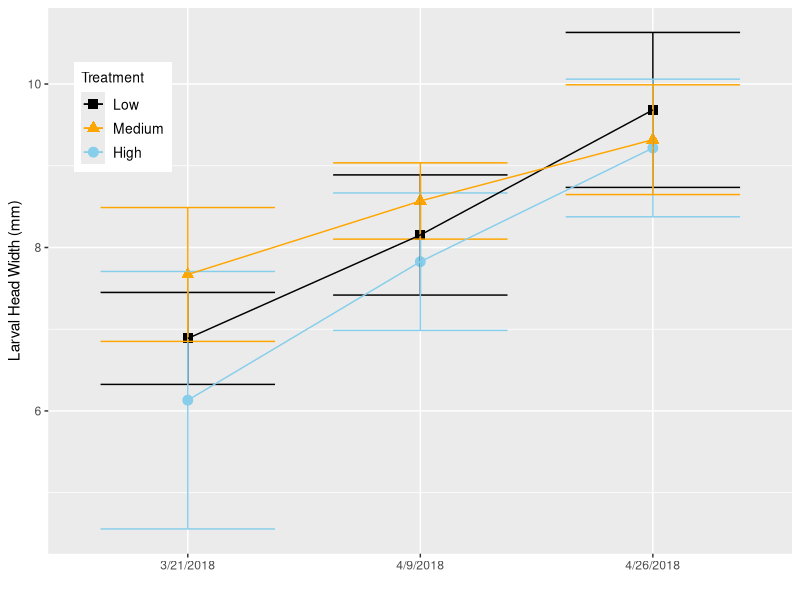
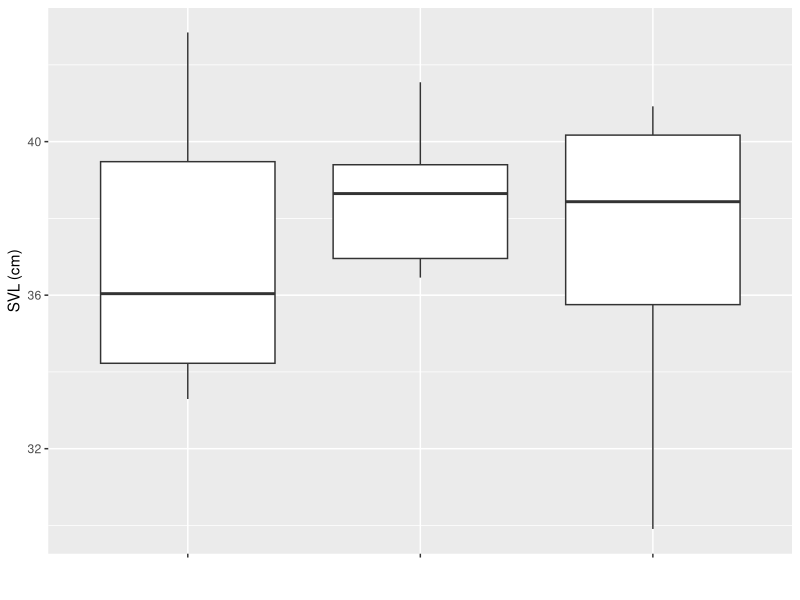
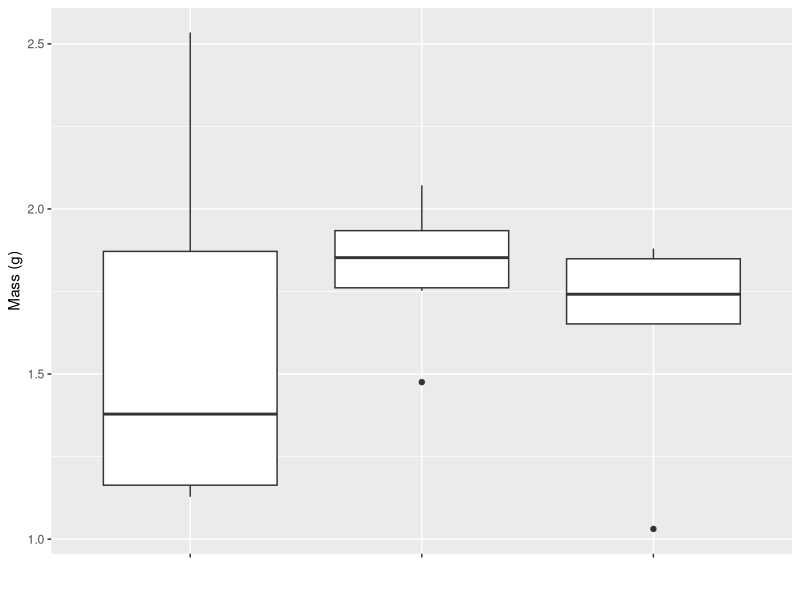
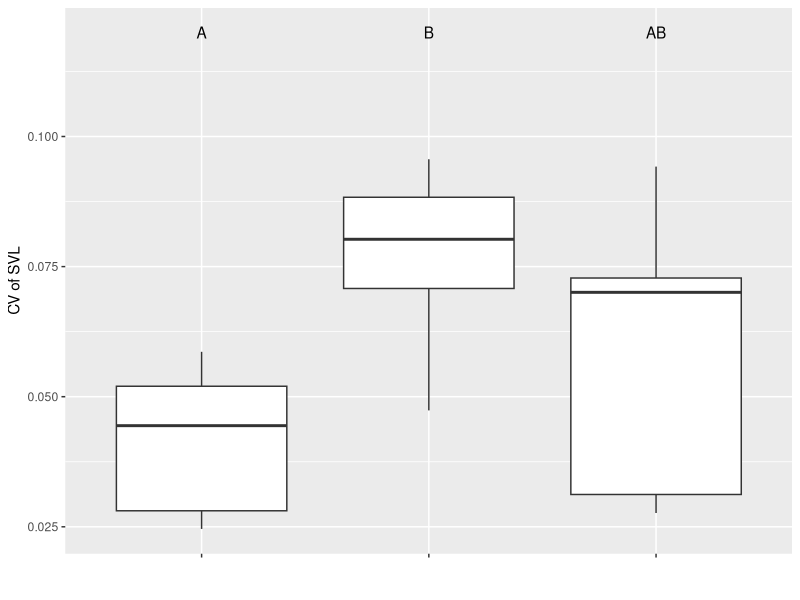
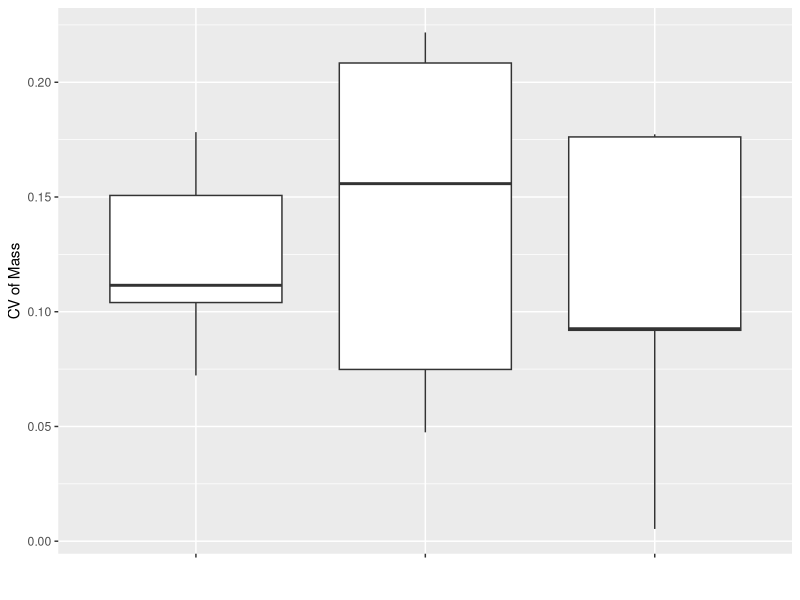
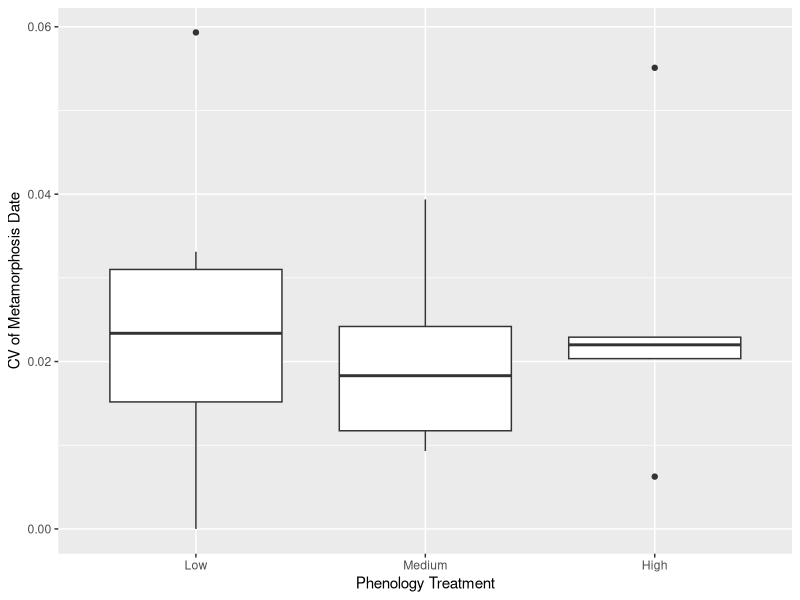
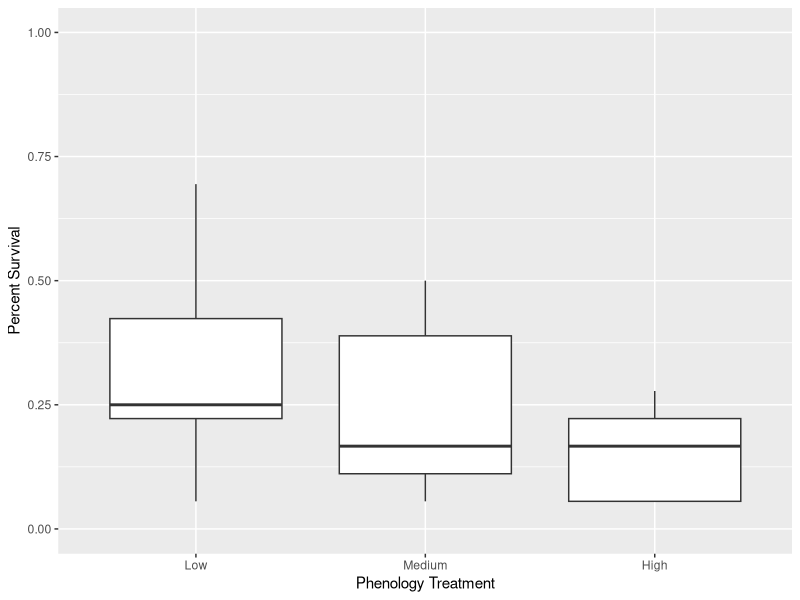
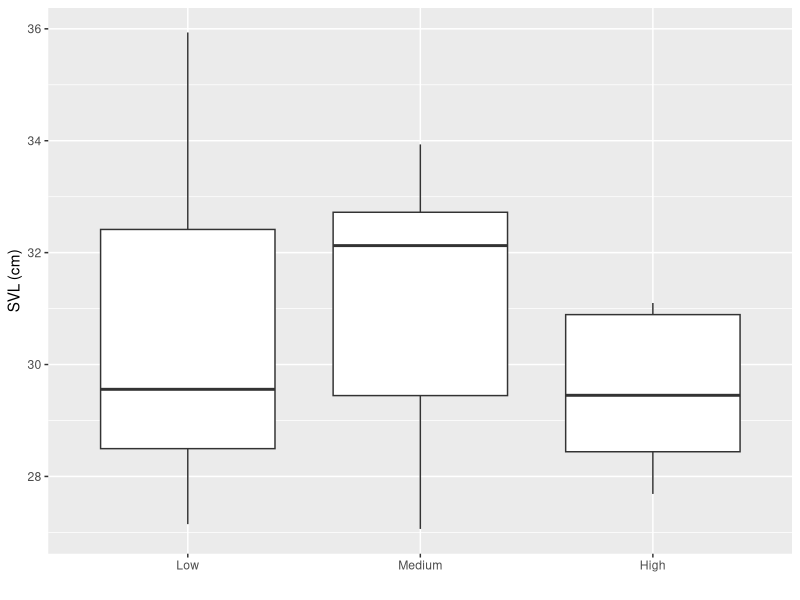

Recreate these plots in R, in order. (Note: this script raises an error after producing the figures.)
###Phenological Variation in Ringed Salamanders###

#set working directory
setwd("C:/Users/Tom/Documents/GitRepos/AnnulatumPhenologicalVariation/")

#clear workspace
rm(list=ls())

#load necessary packages
library(dplyr)
library(tidyr)
library(ggplot2)
library(car)
library(vegan)
library(cowplot)
library(nlme)
library(emmeans)
library(lme4)

#Make function to change dates
extrdate<-function(dat,name){
  dat$Year<-as.numeric(format(as.Date(as.character(dat[,name]),"%m/%d/%Y"),"%Y"))
  dat$Month<-as.numeric(format(as.Date(as.character(dat[,name]),"%m/%d/%Y"),"%m"))
  dat$Day<-as.numeric(format(as.Date(as.character(dat[,name]),"%m/%d/%Y"),"%d"))
  dat$Jdate<-as.numeric(format(as.Date(as.character(dat[,name]),"%m/%d/%Y"),"%j"))
  return(dat)
}

#load data
meta_size<-read.csv("Data/metamorph_size.csv",na.strings = c("-"))
larv_size <- read.csv("Data/larval_size.csv")
tank_key<-read.csv("Data/tank_key.csv",na.strings = c("-"))
larv_surv<-read.csv("Data/larval_survival.csv",na.strings = c("-"))
chla<-read.csv("Data/chla.csv")
zoop<-read.csv("Data/zooplankton.csv")

#Combine and extract relevant
meta_size<-merge(meta_size,tank_key,all=T,by="Tank")
larv_surv<-merge(larv_surv,tank_key,by="Tank")
chla<-merge(chla,tank_key,by.x="Sample",by.y="Tank")

#extract month, day, year information and add Julian date column
meta_size<-extrdate(meta_size,name="Date")
larv_size<-extrdate(larv_size,name="Date")
larv_surv<-extrdate(larv_surv,name="Date")
chla<-extrdate(chla,name="DateCollected")
zoop<-extrdate(zoop,name="Date_Sampled")

#Attach larval counts at end of experiment to rest of data to calculate survival
meta_size<-bind_rows(meta_size,larv_surv)

#Calculate quantity of metamorphs 
meta_size$Quantity<-ifelse(is.na(meta_size$Quantity),1,meta_size$Quantity)

# Annulatum Larval Results ------------------------------------------------

#Take the average, sd and cv of each tank for larval size
larvdat<-larv_size%>%
  group_by(Tank,Treatment,Jdate,Date)%>%
  summarise(meanHW=mean(HW,na.rm=T),sdHW=sd(HW,na.rm=T),cvHW=sdHW/meanHW)

#take the treatment average, sd of each quantity above to plot means +/- SD
larv_plotdat<-larvdat%>%
  group_by(Treatment,Jdate,Date)%>%
  summarise(mean_mean=mean(meanHW,na.rm=T),mean_sd=mean(sdHW,na.rm=T),mean_cv=mean(cvHW,na.rm=T),
            sd_mean=sd(meanHW,na.rm=T),sd_sd=sd(sdHW,na.rm=T),sd_cv=sd(cvHW,na.rm=T))

#generate error bars for both mean and CV of head width
lim.mean<-aes(ymax=larv_plotdat$mean_mean+larv_plotdat$sd_mean,ymin=larv_plotdat$mean_mean-larv_plotdat$sd_mean)
lim.cv<-aes(ymax=larv_plotdat$mean_cv+larv_plotdat$sd_cv,ymin=larv_plotdat$mean_cv-larv_plotdat$sd_cv)

#Plot mean larval head width
mean.pl<-ggplot(larv_plotdat,aes(Date,mean_mean,shape=Treatment,group=Treatment,color=Treatment,shape=Treatment))+
  geom_point(size=3)+geom_errorbar(lim.mean,width=0.75)+
  geom_line()+labs(y="Larval Head Width (mm)",x="")+
  scale_x_discrete(limits=c("3/21/2018","4/9/2018","4/26/2018"))+
  scale_color_manual(values=c("black","orange","skyblue"),breaks=c("one_date","three_dates","six_dates"),labels=c("Low","Medium","High"))+
  theme(legend.position=c(0.1,0.8),legend.text=element_text(size=10),legend.title=element_text(size=10))+
  scale_shape_manual(values=c(15,17,19),breaks=c("one_date","three_dates","six_dates"),labels=c("Low","Medium","High"))
mean.pl

#Plot CV of larval head width
cv.pl<-ggplot(larv_plotdat,aes(Date,mean_cv,shape=Treatment,group=Treatment,color=Treatment))+
  geom_point(size=3)+
  geom_errorbar(lim.cv,width=0.75)+
  geom_line()+
  scale_x_discrete(limits=c("3/21/2018","4/9/2018","4/26/2018"))+
  labs(y="CV of Larval HW",x="Julian Date")+
  theme(legend.position = "none")+
  scale_color_manual(values=c("black","orange","skyblue"))+
  scale_shape_manual(values=c(15,17,19),breaks=c("one_date","three_dates","six_dates"),labels=c("Low","Medium","High"))

#save plot as .tiff file
tiff("Results/Fig1.tiff",height=7,width=3.5,units="in",res=600,compression=c("lzw"))
plot_grid(mean.pl,cv.pl,ncol=1,labels=c("A","B"),align="hv")
dev.off()

#Analyze Growth Rates
growthmod<-lme(meanHW~Treatment*Jdate,random=~Jdate|Tank,data=larvdat,na.action=na.omit)
summary(growthmod)
Anova(growthmod,type =3, test.statistic="F")

cvmod<-lme(cvHW~Treatment+Jdate,random=~Jdate|Tank,data=larvdat,na.action=na.omit)
summary(cvmod)
Anova(cvmod,test.statistic="F")


# Annulatum Metamorph Results ---------------------------------------------

#Aggregate annulatum metamorphosis data
aman_dat<-meta_size%>%
  filter(Species=="AMAN",Treatment!="Control")%>%
  group_by(Treatment,Tank)%>%
  summarise(SVL_mean=mean(SVL*10,na.rm=T),Mass_mean=mean(Mass,na.rm=T),Day_mean=mean(Jdate,na.rm=T),
            SVL_sd=sd(SVL*10,na.rm=T),Mass_sd=sd(Mass,na.rm=T),Day_sd=sd(Jdate,na.rm=T),
            SVL_cv=SVL_sd/SVL_mean,Mass_cv=Mass_sd/Mass_mean,Day_cv=Day_sd/Day_mean,
            Quantity=sum(Quantity,na.rm=T))%>%
  complete(Tank)
aman_dat$Quantity<-ifelse(is.na(aman_dat$Quantity),0,aman_dat$Quantity)

#plot annulatum data by treatment
aa.svl.pl<-ggplot(aman_dat,aes(Treatment,SVL_mean))+
  geom_boxplot()+labs(y="SVL (cm)",x="")+
  scale_x_discrete(labels=c("","",""));aa.svl.pl
aa.mass.pl<-ggplot(aman_dat,aes(Treatment,Mass_mean))+
  geom_boxplot()+
  labs(y="Mass (g)",x="")+
  scale_x_discrete(labels=c("","",""));aa.mass.pl
aa.svlcv.pl<-ggplot(aman_dat,aes(Treatment,SVL_cv))+
  geom_boxplot()+
  labs(y="CV of SVL",x="")+
  scale_x_discrete(labels=c("","",""))+
  annotate(geom="text",x=c(1,2,3),y=0.12,label=c("A","B","AB"));aa.svlcv.pl
aa.masscv.pl<-ggplot(aman_dat,aes(Treatment,Mass_cv))+
  geom_boxplot()+
  labs(y="CV of Mass",x="")+
  scale_x_discrete(labels=c("","",""));aa.masscv.pl
aa.day.pl<-ggplot(aman_dat,aes(Treatment,Day_cv))+
  geom_boxplot()+
  labs(y="CV of Metamorphosis Date",x="Phenology Treatment")+
  scale_x_discrete(labels=c("Low","Medium","High"));aa.day.pl
aa.surv.pl<-ggplot(aman_dat,aes(Treatment,Quantity/36))+
  geom_boxplot()+lims(y=c(0,1))+
  labs(y="Percent Survival",x="Phenology Treatment")+
  scale_x_discrete(labels=c("Low","Medium","High"));aa.surv.pl

#save plot as .tiff file
tiff("Results/Fig2.tiff",res=600,height=10.5,width=7,units="in",compression=c("lzw"))
plot_grid(aa.svl.pl,aa.svlcv.pl,aa.mass.pl,aa.masscv.pl,aa.surv.pl,aa.day.pl,
          ncol=2,align="hv",labels=LETTERS[1:6])
dev.off()

#Annulatum analysis
svl.mod<-lm(SVL_mean~Treatment,data=aman_dat)
svlcv.mod<-lm(SVL_cv~Treatment,data=aman_dat)
mass.mod<-lm(Mass_mean~Treatment,data=aman_dat)
masscv.mod<-lm(Mass_cv~Treatment,data=aman_dat)
daycv.mod<-lm(Day_cv~Treatment,data=aman_dat)
surv.mod<-glmer(cbind(Quantity,36-Quantity)~Treatment+(1|Tank),data=aman_dat,binomial)
Anova(svl.mod)
Anova(svlcv.mod)
Anova(mass.mod)
Anova(masscv.mod)
Anova(daycv.mod)
Anova(surv.mod)
summary(svl.mod)
summary(svlcv.mod)
summary(mass.mod)
summary(masscv.mod)
summary(daycv.mod)
summary(surv.mod)

# Prey Results ------------------------------------------------------------

#Calculate prey survival and diversity
surv_wide<-meta_size%>%
  filter(Treatment!="Control")%>%
  group_by(Tank,Species)%>%
  summarise(Quantity=sum(Quantity,na.rm=T))%>%
  spread(key=Species,value = Quantity,fill = "0")
surv_wide<-sapply(as.data.frame(surv_wide),as.numeric)
AMSP<-surv_wide[,"AMMA"]+surv_wide[,"AMTE"]
surv_wide<-as.data.frame(cbind(surv_wide,AMSP))
surv_wide$Diversity<-diversity(surv_wide[,c("BUAM","PSFE","RASP","HYLA","AMSP")])
surv_wide$Richness<-apply(surv_wide[,c("BUAM","PSFE","RASP","HYLA","AMSP")],1,function(x){sum(x>0)})

#merge with larval and metamorph annulatum data
all_wide<-merge(surv_wide,tank_key,by="Tank")
all_wide<-merge(all_wide,aman_dat[,c('Tank','Treatment','SVL_mean','Day_mean')],by=c("Tank","Treatment"),all=T)
all_wide<-merge(all_wide,larvdat[larvdat$Jdate==80,c("Tank","meanHW")],by="Tank",all=T)

#calculate survival
all_wide$TotalSurvival<-rowSums(all_wide[,c("AMSP","BUAM","PSFE","HYLA","RASP")],na.rm=T)
all_wide$TotalInitial<-rowSums(all_wide[,c("InitialAMMA","InitialBUAM","InitialPSFE","InitialHYLA","InitialRASP")],na.rm=T)
all_wide$PercentSurvival<-all_wide$TotalSurvival/all_wide$TotalInitial

#Analyze total survival of amphiban prey
totsurv.mod<-glmer(cbind(TotalSurvival,TotalInitial-TotalSurvival)~Treatment*meanHW+AMAN+(1|Tank),data=all_wide,family=binomial)
Anova(totsurv.mod)
pairs(emmeans::emmeans(totsurv.mod,specs="Treatment"))

#re-run model ignoring potential outlier HW value
summary(update(totsurv.mod,subset=c(meanHW>5)))
Anova(update(totsurv.mod,subset=c(meanHW>5)))

#Analyze survival and diversity with predator size
div.size<-lm(Diversity~Treatment+meanHW,data=all_wide)
Anova(div.size)
summary(div.size)

#re-run model ignoring potential outlier HW value
summary(update(div.size,subset=c(meanHW>5)))

#Plot overall survival and diversity relationships
surv.trt.pl<-ggplot(all_wide,aes(Treatment,PercentSurvival))+
  geom_boxplot()+
  labs(y="Total Prey Percent Survival",x="")+
  scale_x_discrete(labels=c("Low","Medium","High"),breaks=c("1 date","3 dates","6 dates"))
surv.hw.pl<-ggplot(all_wide,aes(meanHW,PercentSurvival,group=Treatment))+
  geom_smooth(method = "glm", method.args = list(family = "binomial"),aes(color=Treatment),size=2,se=F)+
  geom_point(aes(shape=Treatment,color=Treatment),size=3)+
  labs(x="Mean Larval HW (mm)",y="")+
  scale_shape_manual(name="Treatment",label=c("Low","Medium","High"),values=c(15,17,19))+
  scale_color_manual(name="Treatment",label=c("Low","Medium","High"),values=c("black","orange","skyblue"))+
  theme(legend.position=c(0.7,0.8),legend.text=element_text(size=10),legend.title=element_text(size=10))
surv.aman.pl<-ggplot(all_wide,aes(AMAN,PercentSurvival))+
  geom_point(aes(shape=Treatment,color=Treatment),size=3)+
  geom_smooth(method = "glm", method.args = list(family = "binomial"),color="black",size=2,se=F)+
  labs(x=expression("Number of "~italic(A.~annulatum)),y="")+
  scale_shape_manual(name="Treatment",label=c("Low","Medium","High"),values=c(15,17,19))+
  scale_color_manual(values=c("black","orange","skyblue"),name="Treatment",label=c("Low","Medium","High"))+
  theme(legend.position="none")
div.trt.pl<-ggplot(all_wide,aes(Treatment,Diversity))+
  geom_boxplot()+
  labs(y="Shannon Diversity",x="Treatment")+
  scale_x_discrete(labels=c("Low","Medium","High"),breaks=c("1 date","3 dates","6 dates"))+
  lims(y=c(0,1.5))
div.hw.pl<-ggplot(all_wide,aes(meanHW,Diversity))+
  geom_point(aes(shape=Treatment,color=Treatment),size=3)+
  geom_smooth(method = "lm",color="black",size=2,se=F)+
  scale_shape_manual(values=c(15,17,19))+
  scale_color_manual(values=c("black","orange","skyblue"))+
  labs(x="Mean Larval HW (mm)",y="")+
  lims(y=c(0,1.5))+theme(legend.position="none")

#generate survival summary data for each species for plotting
surv_dat<-all_wide%>%
  mutate(PerSurv_BUAM=BUAM/InitialBUAM,
         PerSurv_PSFE=PSFE/InitialPSFE,
         PerSurv_HYLA=HYLA/InitialHYLA,
         PerSurv_RASP=RASP/InitialRASP,
         PerSurv_AMSP=AMSP/InitialAMMA)%>%
  dplyr::select(Tank,Treatment,PerSurv_BUAM:PerSurv_AMSP)%>%
  gather(Species,Survival,PerSurv_BUAM:PerSurv_AMSP)

#generate color palette
cbbPalette <- c("#E69F00", "#56B4E9", "#009E73", "#F0E442", "#0072B2")
preysurv<-ggplot(surv_dat,aes(Treatment,Survival,fill=Species))+
  geom_boxplot()+
  labs(y="Percent Survival",x="Treatment")+
  lims(y=c(0,0.75))+
  scale_fill_manual(values=cbbPalette,name="",labels=c("AMSP","ANAM","HYLA","PSFE","RASP"))+
  theme(legend.position = c(x=0.01,y=0.9),legend.direction = "horizontal",legend.text=element_text(size=10),legend.title=element_text(size=10))+
  scale_x_discrete(labels=c("Low","Medium","High"),limits=c("1 date","3 dates","6 dates"))+
  guides(fill=guide_legend(nrow=2,byrow=TRUE))

#save plot as .tiff file
tiff("Results/Fig3.tiff",height=7,width=9,units="in",compression=c("lzw"),res=600)
plot_grid(surv.trt.pl,surv.hw.pl,surv.aman.pl,preysurv,div.trt.pl,div.hw.pl,
          align="hv",labels=c(LETTERS[1:6]),ncol=3,hjust=-2)
dev.off()

#Ambystoma analysis
amsp_dat<-meta_size%>% 
  filter(Species%in%c("AMMA","AMTE") & Treatment !="Control")%>%
  group_by(Treatment,Tank)%>%
  summarise(SVL_mean=mean(SVL*10,na.rm=T),Mass_mean=mean(Mass,na.rm=T),Day_mean=mean(Jdate,na.rm=T),
            SVL_sd=sd(SVL*10,na.rm=T),Mass_sd=sd(Mass,na.rm=T),Day_sd=sd(Jdate,na.rm=T),
            SVL_cv=SVL_sd/SVL_mean,Mass_cv=Mass_sd/Mass_mean,Day_cv=Day_sd/Day_mean,
            Quantity=sum(Quantity,na.rm=T))%>%
  complete(Tank)

#combine with annulatum data
amsp_dat<-merge(amsp_dat,all_wide[,c("Tank","AMAN","meanHW")],by="Tank")

#Analyze Ambystoma sp. responses
amsp.svl<-lm(SVL_mean~Treatment,data=amsp_dat)
amsp.mass<-lm(Mass_mean~Treatment,data=amsp_dat)
amsp.day<-lm(Day_mean~Treatment,data=amsp_dat)
amsp.surv<-glmer(cbind(AMSP,InitialAMMA-AMSP)~Treatment*meanHW+AMAN+(1|Tank),data=all_wide,family=binomial)
rbind(Anova(amsp.svl),Anova(amsp.mass),Anova(amsp.day))
Anova(amsp.svl)
Anova(amsp.mass)
Anova(amsp.day)
Anova(amsp.surv)

summary(amsp.svl)
summary(amsp.mass)
summary(amsp.day)
summary(amsp.surv)

#Plot Ambystoma responses in relation to phenology treatments
am.svl.pl<-ggplot(amsp_dat,aes(Treatment,SVL_mean))+
  geom_boxplot()+labs(y="SVL (cm)",x="")+
  scale_x_discrete(breaks=c("1 date","3 dates","6 dates"),labels=c("Low","Medium","High"));am.svl.pl
am.mass.pl<-ggplot(amsp_dat,aes(Treatment,Mass_mean))+
  geom_boxplot()+
  labs(y="Mass (g)",x="")+
  scale_x_discrete(breaks=c("1 date","3 dates","6 dates"),labels=c("Low","Medium","High"));am.mass.pl
am.day.pl<-ggplot(amsp_dat,aes(Treatment,Day_mean))+
  geom_boxplot()+
  labs(y="Date of Metamorphosis",x="")+
  scale_x_discrete(breaks=c("1 date","3 dates","6 dates"),labels=c("Low","Medium","High"));am.day.pl
am.surv.pl<-ggplot(amsp_dat,aes(Treatment,Quantity/45))+
  geom_boxplot()+
  labs(y="Percent Survival")+
  scale_x_discrete(breaks=c("1 date","3 dates","6 dates"),labels=c("Low","Medium","High"));am.surv.pl

#save plot as .tiff file
tiff("Results/FigA1.tiff",res=600,height=7,width=7,units="in",compression=c("lzw"))
plot_grid(am.svl.pl,am.mass.pl,am.day.pl,am.surv.pl,align="hv",labels=LETTERS[1:4])
dev.off()

#Plot Ambystoma responses in relation to annulatum density and size
fig4a<-ggplot(amsp_dat,aes(AMAN,Quantity/45))+
  geom_point(aes(shape=Treatment,color=Treatment),size=3)+lims(y=c(0,1))+
  geom_smooth(method="glm",method.args = list(family = "binomial"),se=F,color="black")+
  labs(y="Percent Survival",x=expression("Number of surviving"~italic(A.~annulatum)))+
  scale_shape_manual(values=c(15,17,19),breaks=c("1 date","3 dates","6 dates"),labels=c("Low","Medium","High"))+
  scale_color_manual(values=c("black","orange","skyblue"),name="Treatment",label=c("Low","Medium","High"),breaks=c("1 date","3 dates","6 dates"))+
  theme(legend.position=c(0.7,0.8),legend.text=element_text(size=10),legend.title=element_text(size=10))
fig4b<-ggplot(amsp_dat,aes(meanHW,Quantity/45))+
  geom_point(aes(shape=Treatment,color=Treatment),size=3)+lims(y=c(0,1))+
  geom_smooth(method="glm",method.args = list(family = "binomial"),se=F,aes(color=Treatment))+
  labs(y="",x="Mean Larval HW (mm)")+
  scale_shape_manual(values=c(15,17,19),breaks=c("1 date","3 dates","6 dates"),labels=c("Low","Medium","High"))+
  scale_color_manual(values=c("black","orange","skyblue"),name="Treatment",label=c("Low","Medium","High"),breaks=c("1 date","3 dates","6 dates"))+
  theme(legend.position="none")

#save plot as .tiff file
tiff("Results/Fig4.tiff",res=600,height=3.5,width=7,units="in",compression=c("lzw"))
plot_grid(fig4a,fig4b,ncol=2,labels=c("A","B"))
dev.off()

#RASP data aggregation
rasp_dat<-meta_size%>% 
  filter(Species=="RASP")%>%
  group_by(Treatment,Tank)%>%
  summarise(SVL_mean=mean(SVL*10,na.rm=T),Mass_mean=mean(Mass,na.rm=T),Day_mean=mean(Jdate,na.rm=T),
            SVL_sd=sd(SVL*10,na.rm=T),Mass_sd=sd(Mass,na.rm=T),Day_sd=sd(Jdate,na.rm=T),
            SVL_cv=SVL_sd/SVL_mean,Mass_cv=Mass_sd/Mass_mean,Day_cv=Day_sd/Day_mean,
            Quantity=sum(Quantity,na.rm=T))%>%
  complete(Tank)

#merge with annulatum data
rasp_dat<-merge(rasp_dat,all_wide[,c("Tank","AMAN","meanHW")],by="Tank")

#Plot RASP data
rs.svl.pl<-ggplot(rasp_dat,aes(Treatment,SVL_mean))+
  geom_boxplot()+
  labs(y="SVL (mm)",x="")+
  scale_x_discrete(breaks=c("1 date","3 dates","6 dates"),labels=c("Low","Medium","High"));rs.svl.pl
rs.mass.pl<-ggplot(rasp_dat,aes(Treatment,Mass_mean))+
  geom_boxplot()+
  labs(y="Mass (g)",x="")+
  scale_x_discrete(breaks=c("1 date","3 dates","6 dates"),labels=c("Low","Medium","High"));rs.mass.pl
rs.day.pl<-ggplot(rasp_dat,aes(Treatment,Day_mean))+
  geom_boxplot()+
  labs(y="Date of Metamorphosis",x="Treatment")+
  scale_x_discrete(breaks=c("1 date","3 dates","6 dates"),labels=c("Low","Medium","High"));rs.day.pl
rs.surv.pl<-ggplot(rasp_dat,aes(Treatment,Quantity/200))+
  geom_boxplot()+
  labs(y="Percent Survival")+
  scale_x_discrete(breaks=c("1 date","3 dates","6 dates"),labels=c("Low","Medium","High"));rs.surv.pl

#save plot as .tiff file
tiff("Results/FigA2.tiff",res=600,height=7,width=7,units="in",compression=c("lzw"))
plot_grid(rs.svl.pl,rs.mass.pl,rs.day.pl,rs.surv.pl,align="hv",labels=LETTERS[1:4])
dev.off()

#Plot RASP survival in relation to annulatum body size
rasp.aman.pl<-ggplot(all_wide,aes(meanHW,RASP/200))+
  geom_point(aes(shape=Treatment,color=Treatment),size=3)+
  geom_smooth(method="glm",method.args = list(family = "binomial"),se=F,color="black")+
  labs(y="Percent Survival",x="Mean Larval HW (mm)")+
  scale_shape_manual(values=c(15,17,19),breaks=c("1 date","3 dates","6 dates"),labels=c("Low","Medium","High"))+
  scale_color_manual(values=c("black","orange","skyblue"),name="Treatment",label=c("Low","Medium","High"),breaks=c("1 date","3 dates","6 dates"))+
  theme(legend.position=c(0.7,0.8),legend.text=element_text(size=10),legend.title=element_text(size=10))

#save plot as .tiff file
tiff("Results/FigA3.tiff",res=600,height=3.5,width=3.5,units="in",compression=c("lzw"))
rasp.aman.pl
dev.off()

#Analyze RASP responses
rasp.svl<-lm(SVL_mean~Treatment,data=rasp_dat)
rasp.mass<-lm(Mass_mean~Treatment,data=rasp_dat)
rasp.smi<-lm(SMI_mean~Treatment,data=rasp_dat)
rasp.day<-lm(Day_mean~Treatment,data=rasp_dat)
rasp.surv<-glmer(cbind(RASP,InitialRASP-RASP)~Treatment+meanHW+(1|Tank),data=all_wide,family=binomial)
Anova(rasp.svl)
Anova(rasp.mass)
Anova(rasp.day)
Anova(rasp.surv)
#re-run survival to see if HW outlier matters
Anova(update(rasp.surv,subset=c(meanHW>5)))

summary(rasp.svl)
summary(rasp.mass)
summary(rasp.day)
summary(rasp.surv)
#re-run survival to see if HW outlier matters
summary(update(rasp.surv,subset=c(meanHW>5)))

#analyze PSFE survival
psfe.surv<-glmer(cbind(PSFE,InitialPSFE-PSFE)~Treatment+(1|Tank),data=all_wide,family=binomial)
Anova(psfe.surv)

# Plankton Results --------------------------------------------------------

#Phytoplankton plots and analysis
chla.pl<-ggplot(filter(chla),aes(Treatment,log(TotChla_mgL)))+
  geom_boxplot()+
  scale_x_discrete(limits=c("1 date","3 dates","6 dates"),labels=c("Low","Medium","High"))+
  labs(x="",y="log-Chl a (mg/L)");may_chla.pl

#combine with anuran and salamander data
surv_wide$TotAnurans<-rowSums(surv_wide[,c("BUAM","HYLA","PSFE","RASP")])
chla<-merge(surv_wide,chla,by.x=c("Tank"),by.y=c("Sample"),all=T)

#models
chla.mod<-lm(log(TotChla_mgL)~Treatment+AMAN+TotAnurans,data=chla,subset=c(DateCollected=="5/4/2018"))
Anova(chla.mod)
summary(chla.mod)

#combine zoolankton data with salamander data
zoop<-merge(surv_wide,zoop,by="Tank",all=T)

totzoop.pl<-ggplot(zoop,aes(Treatment,log1p(Total.L)))+
  geom_boxplot()+
  scale_x_discrete(limits=c("1 date","3 dates","6 dates"),labels=c("Low","Medium","High"))+
  labs(x="Treatment",y="log-Total Zooplankton (per L)");may_totzoop.pl

#save plot as .tiff file
tiff("Results/FigA5.tiff",res=600,height=7,width=3.5,compression=c("lzw"),units="in")
plot_grid(chla.pl,totzoop.pl,ncol=1,labels=c("A","B"))
dev.off()

#Plankton analysis
tot.logmod<-lm(log1p(Total.L)~Treatment,data=zoop)
Anova(tot.logmod)
summary(tot.logmod)

tot.poismod<-glmer(Total.L~Treatment+(1|Tank),data=zoop,family="poisson")
Anova(tot.poismod)
tot.negbinmod<-glmer.nb(Total.L~Treatment+(1|Tank),data=zoop)
Anova(tot.negbinmod)

# Temporal Overlap --------------------------------------------------------

#Temporal overlap metrics
par(mfrow=c(3,2),mar=c(3,4,0,0))
hist(aman_dat$Day_mean-64)
rasp.ol<-mean(aman_dat$Day_mean-64,na.rm=T)

hist(aman_dat$Day_mean-70)
psfe.ol<-mean(aman_dat$Day_mean-70,na.rm=T)

hist(aman_dat$Day_mean-93)
amsp.ol<-mean(aman_dat$Day_mean-93,na.rm=T)

hist(aman_dat$Day_mean-97)
anam.ol<-mean(aman_dat$Day_mean-97,na.rm=T)

hist(aman_dat$Day_mean-129)
hyla.ol<-mean(aman_dat$Day_mean-129,na.rm=T)
